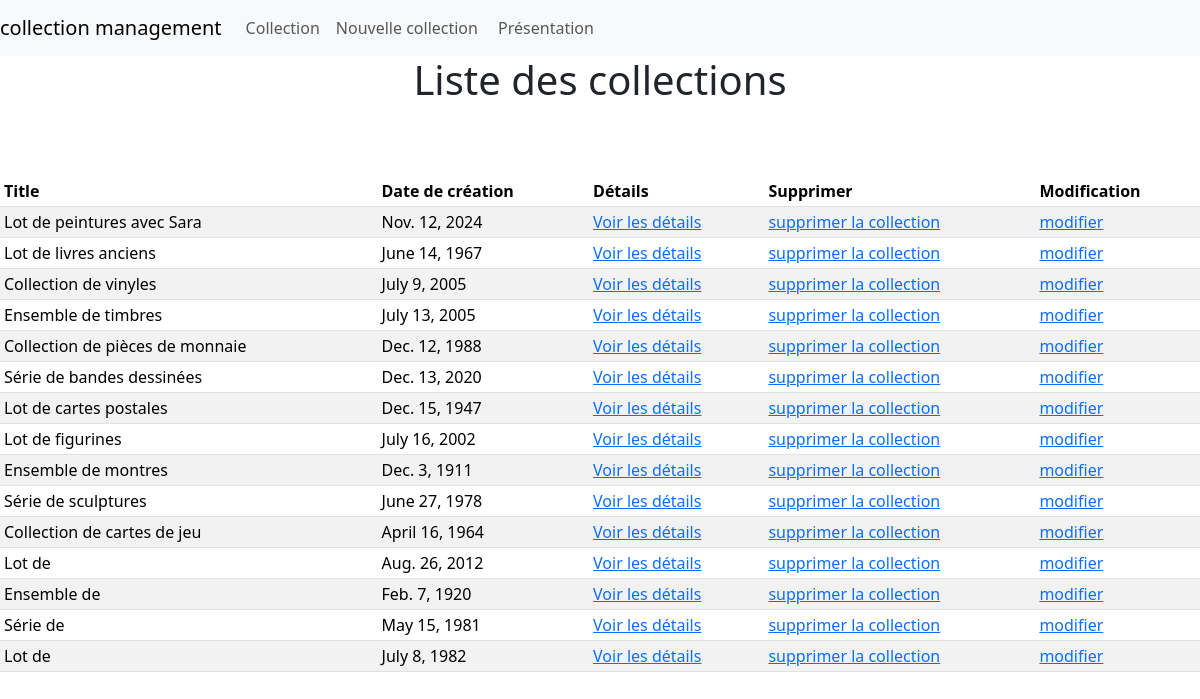
Page /all/ on the committed database.
### collec_management/models.py (models this page shows, shortened)
class Collec ( models . Model ):
    title = models.CharField(max_length=100, null=False, blank=False)
    description = models.TextField(null=False, blank=False)
    creation_date = models.DateField(null=False, blank=False)

### collec_management/views.py (the view)
# urls.py: path('all/', views.collection_list, name='collection_list'),
def collection_list(request):
    collections = Collec.objects.all()
    return render(request, 'collec_management/collection_list.html', {'collections': collections})

### collec_management/templates/collec_management/collection_list.html
{% extends "collec_management/main.html" %}
{% load django_bootstrap5 %}
{% block title %}<div class = "text-center">Liste des collections</div>{% endblock %}
{% block content %}
<div class="d-flex justify-content-center align-items-center" style="min-height: 80vh;">
<table class = " table table-striped table-sm ">
    <thead>
        <tr>
            <th>Title</th>
            <th>Date de création</th>
            <th>Détails</th>
            <th>Supprimer</th>
            <th>Modification</th>
        </tr>
    </thead>
    <tbody>
        {% for collection in collections %}
            <tr>
                <td>{{ collection.title }}</td>
                <td>{{ collection.creation_date }}</td>
                <td><a href="{% url 'collection_detail' collection.id %}">Voir les détails</a></td>
                <td><a href="/delete/{{collection.id}}">supprimer la collection</a></td>
                <td><a href="{% url 'edit' collection.id %}">modifier</a></td>
            </tr>
        {% endfor %}
    </tbody>
</table>
</div>
{% endblock %}

### collec_management/templates/collec_management/main.html (shortened to what this page needs)
{% load django_bootstrap5 %}
{% bootstrap_css %}
<!DOCTYPE html>
<html lang = " fr " >
    <head><meta charset = " utf -8 " ></head>
    <body>
        <nav class = " navbar navbar-expand-lg navbar-light bg-light ">
            <a class = " navbar-brand " href = "/" > collection management </a>
            <ul class = " navbar-nav mr-auto " >
                    <a class = " nav-link " href = {% url "collection_list" %}> Collection</a ></li>
                <li class = " navbar-item active ">
                    <a class = " nav-link " href = {% url "nouvelle_collec" %} > Nouvelle collection&nbsp;</a></li>
                <li class = " navbar-item active " >
                    <a class = " nav-link " href = {% url "presentation" %} > Présentation&nbsp; </a ></li>
            </ul>
        </nav>
        <h1> {% block title %} {% endblock %} </h1 >
        {% block content %} {% endblock %}
    </body>
</html>

### rows in the picture
Collec: title "Lot de peintures avec Sara", creation_date "Nov. 12, 2024"
Collec: title "Lot de livres anciens", creation_date "June 14, 1967"
Collec: title "Collection de vinyles", creation_date "July 9, 2005"
Collec: title "Ensemble de timbres", creation_date "July 13, 2005"
Collec: title "Collection de pièces de monnaie", creation_date "Dec. 12, 1988"
Collec: title "Série de bandes dessinées", creation_date "Dec. 13, 2020"
Collec: title "Lot de cartes postales", creation_date "Dec. 15, 1947"
Collec: title "Lot de figurines", creation_date "July 16, 2002"
Collec: title "Ensemble de montres", creation_date "Dec. 3, 1911"
Collec: title "Série de sculptures", creation_date "June 27, 1978"
Collec: title "Collection de cartes de jeu", creation_date "April 16, 1964"
Collec: title "Lot de", creation_date "Aug. 26, 2012"
Collec: title "Ensemble de", creation_date "Feb. 7, 1920"
Collec: title "Série de", creation_date "May 15, 1981"
Collec: title "Lot de", creation_date "July 8, 1982"
